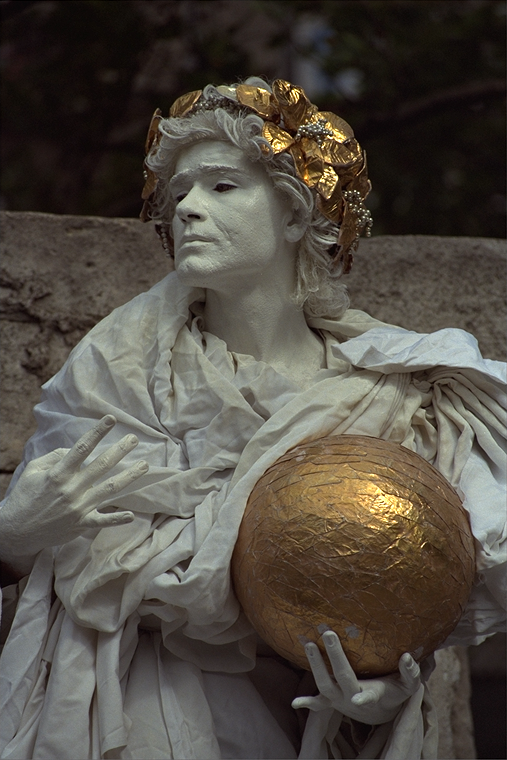
%> input picture statue.bmp, 507 x 760 px
$ octave retinexDec.m   (GNU Octave 9; MATLAB toolbox functions it lacks are replaced by stand-ins)
%> lines starting %> are read from the running program, lines starting %| are printed output that depends on the picture
### jiep.m
function [ I, R] = jiep( src, alpha, beta, lambda, vareps, r, r0, K, debug)
    if (~exist('alpha','var'))	% alpha -- parameter for shape
       alpha = 0.001;
    end
    if (~exist('beta','var'))	% beta -- parameter for texture
       beta = 0.0001;
    end
    if (~exist('lambda','var'))	% lambda -- parameter for illumination
       lambda = 0.25;
    end
    if (~exist('vareps','var')) % vareps -- stopping parameter
       vareps = 0.01;
    end
    if (~exist('K','var'))      % K -- maximum iterations
       K = 20;
    end
    if (~exist('r','var'))      % r -- the size of Omega in Eq.(3)
       r = 3;
    end
    if (~exist('r0','var'))     % r0 -- the size of Omega in Eq.(7)
       r0 = 5;
    end
    if (~exist('debug','var'))  % debug -- set debug/release
       debug = true;
    end
    r = (r-1)/2;
    r0 = (r0-1)/2;
    eps=0.0001;
    if size(src,3)==1
        S = src;
        gray = src;
    else
        hsv = rgb2hsv(src);
%> hsv: size 760x507x3 double; mean H, S, V 0.188, 0.253, 0.328
        S = hsv(:,:,3);
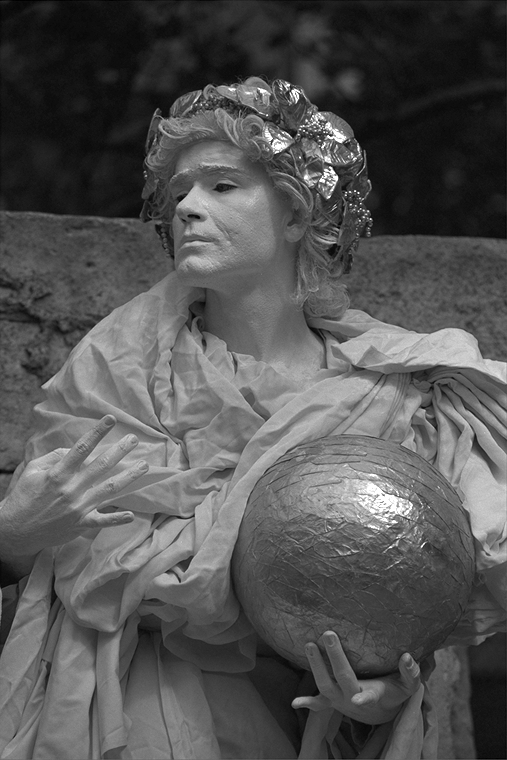
%> S: size 760x507 double; min 0.00392, max 1, mean 0.328
        gray = rgb2gray(src);
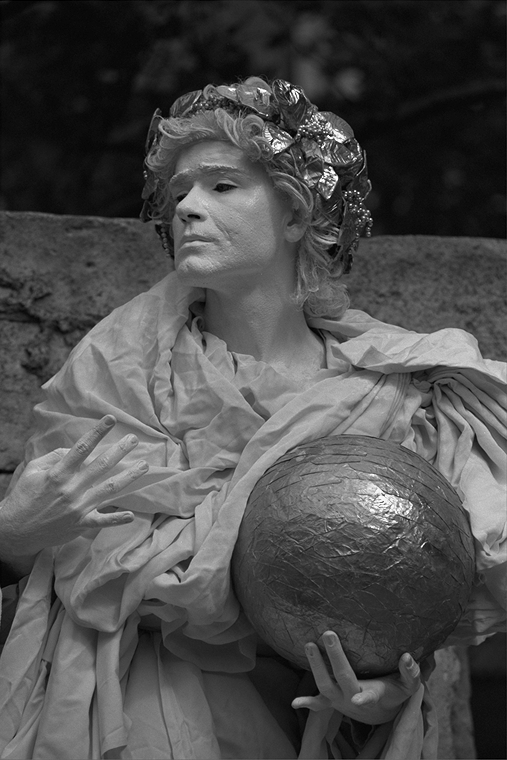
%> gray: size 760x507 double; min 0.00117, max 1, mean 0.304
    end

%> the run ends on the next line
    B = convMax(single(S),r0);                              % Eq.(7)
    B = guidedfilter(gray, B, 20, eps);                     % use guided filer to refine bright channel
    I=S;                                                    % initialize I_0
    R=ones(size(S));                                        % initialize R_0
    if debug == true
        fprintf('-- Stop iteration until eplison < %02f or K > %d\n', vareps, K);
    end
    for iter = 1:K
        preI=I;
        preR=R;
        %% algorithm for P1
        I=S./R;
        Ix = diff(I,1,2); Ix = padarray(Ix, [0 1], 'post');
        Iy = diff(I,1,1); Iy = padarray(Iy, [1 0], 'post');
        avgIx=convBox( single(Ix), r);
        avgIy=convBox( single(Iy), r);
        ux = max(abs(avgIx.*Ix),eps).^(-1);                     % ux in Eq.(11)
        uy = max(abs(avgIy.*Iy),eps).^(-1);                     % uy in Eq.(11)
        ux(:,end) = 0;
        uy(end,:) = 0;

        I = solveLinearSystem(S, R, ux, uy, alpha, B, lambda);  % Eq.(12)
        eplisonI = norm(I-preI, 'fro')/norm(preI, 'fro');       % iterative error of I

        %% algorithm for P2
        R=S./I;
        Rx = diff(R,1,2); Rx = padarray(Rx, [0 1], 'post');
        Ry = diff(R,1,1); Ry = padarray(Ry, [1 0], 'post');
        vx = max(abs(Rx),eps).^(-1);                            % vx in Eq.(11)
        vy = max(abs(Ry),eps).^(-1);                            % vy in Eq.(11)
        vx(:,end) = 0;
        vy(end,:) = 0;

        R = solveLinearSystem(S, I, vx, vy, beta);            	% Eq.(13)
        eplisonR = norm(R-preR, 'fro')/norm(preR, 'fro');       % iterative error of R

        %% iteration until convergence
        if debug == true
            fprintf('Iter #%d : eplisonI = %f; eplisonR = %f\n', iter, eplisonI, eplisonR);
        end
        if(eplisonI<vareps||eplisonR<vareps)
            break;
        end
    end
end

### retinexDec.m
% Retinex theory is a color perception model of human vision and is
% used to remove illumination effects in images. The primary goal
% of Retinex is to decompose the observed images into illumination
% and reflectance.

clc;
clear;
close all;

im=im2double(imread('statue.bmp'));

[I, R] = jiep(im);
